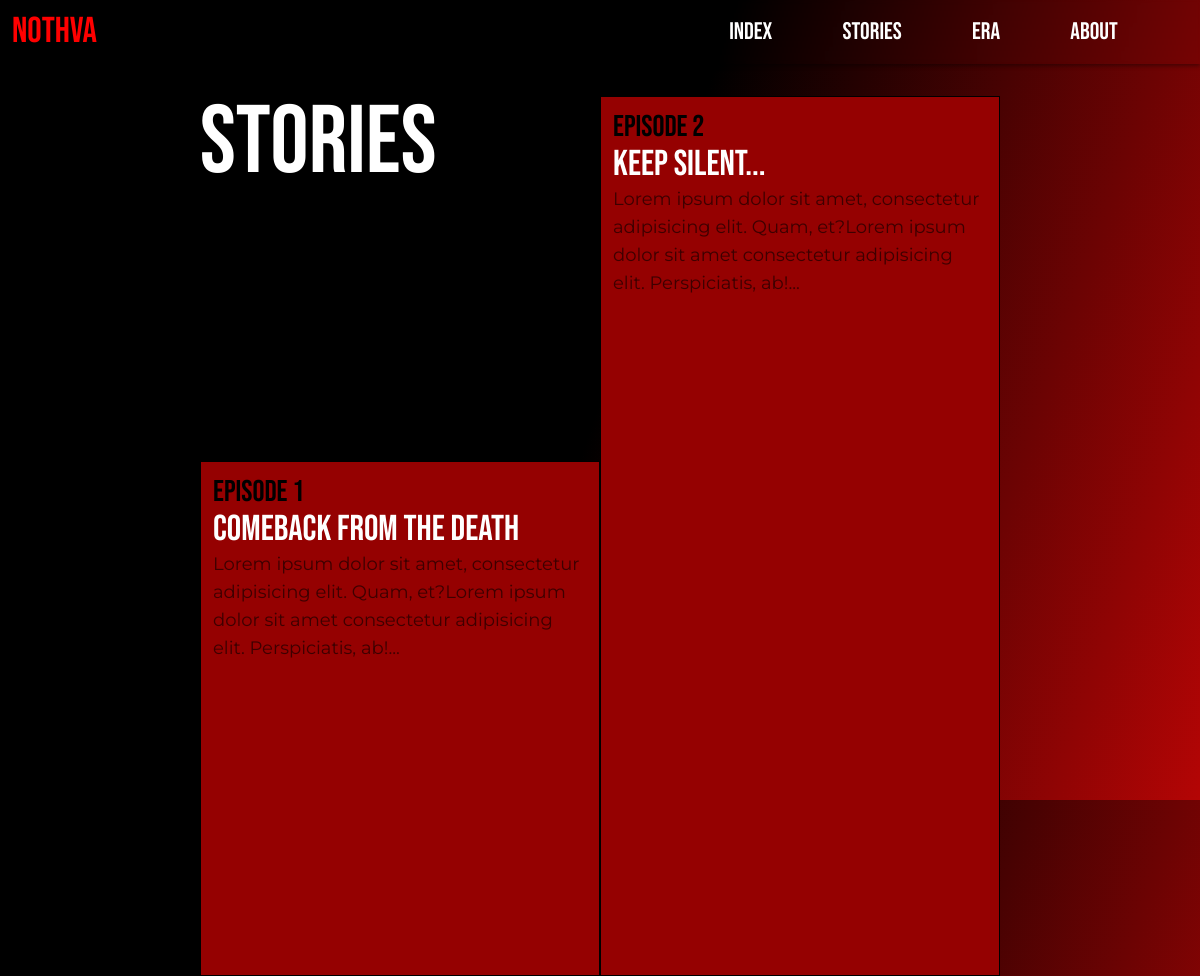
The page /stories.php on the database its author committed.
### tables this page shows
CREATE TABLE `stories` (
  `id` int(11) NOT NULL,
  `title` varchar(255) NOT NULL,
  `body` text NOT NULL,
  `preview` text NOT NULL,
  `episode` int(3) NOT NULL,
  `active` tinyint(1) NOT NULL,
  `created_at` timestamp NOT NULL DEFAULT current_timestamp(),
  `updated_at` timestamp NOT NULL DEFAULT current_timestamp() ON UPDATE current_timestamp()
);

### stories.php (the view, shortened to what this page needs)
<?php include "components/base.php"; include "service/config.php"; ?>
<head>
    <link rel="stylesheet" href="./assets/scss/stories.css">
</head>
<?php if (isset($_GET['episode'])) {
    $episode = $_GET['episode'];
    $astory = $conn->query("SELECT * FROM stories WHERE episode='$episode' AND active='0'");
    if($astory->num_rows > 0){
        $thisstory = $astory->fetch_object();?>
        <section id="stories" class="single-stories mt-24 w-10/12 mx-auto min-h-screen bg-black p-2 border-l border-maroon flex flex-col">
            <div id="stories-header" class="relative">
                <h3 class="text-white">Stories</h3>
                <h1 id="stories-title" class="text-myred2 text-2xl font-bebas md:text-4xl">Episode <?= $thisstory->episode ?> : <span class="text-white"><?= $thisstory->title ?></span></h1>
                <a onClick="javascript:history.go(-1);" class="absolute top-1 right-1 text-white text-sm cursor-pointer md:text-base lg:text-lg">Back</a>
            </div>
            <div id="stories-body" class="mt-10">
                    <p class="text-[13px] text-white md:w-9/12 md:text-sm md:text-base"><?= $thisstory->body ?></p>
                </div>
            </div>
        <script src="./assets/js/astory.js" defer></script>
    <?php
    }else{
        include "pages/404.php";
    } ?>
<?php }else{
    $allstories = $conn->query("SELECT * FROM stories WHERE active='0' ORDER BY episode DESC");
    ?>
<section id="stories" class="pt-24 w-11/12 mx-auto md:w-8/12 min-h-screen grid grid-cols-2 md:flex-row">
    <h1 class="text-white font-bebas text-5xl md:text-7xl lg:text-8xl">Stories</h1>
    <?php
    if ($allstories->num_rows > 0) {
        while ($stories = $allstories->fetch_object()) { ?>
        <a href="./stories.php?episode=<?= $stories->episode ?>" class="stories bg-myred2 border border-black p-3 row-span-<?php echo rand(1, 2) ?> cursor-pointer">
            <h3 class="text-black font-bebas text-xl md:text-2xl lg:text-3xl">Episode <?= $stories->episode ?></h3>
            <h3 class="text-white font-bebas text-2xl md:text-3xl lg:text-4xl"><?= $stories->title ?></h3>
            <h3 class="text-sm text-maroon mb-8 md:text-base lg:text-lg"><?= $stories->preview ?>...</h3>
        </a>
        <?php } } ?>
<?php } ?>
</section>
<?php include "components/footer.php"; ?>

### assets/scss/stories.css (style rules this page uses)
body { background-color: black; background: rgb(110, 0, 0); background: linear-gradient(289deg, rgb(180, 5, 5) 0%, rgb(0, 0, 0) 50%); }

### rows shown on the page
stories: episode "2", title "Keep Silent...", preview "Lorem ipsum dolor sit amet, consectetur adipisicing elit. Quam, et?Lorem ipsum dolor sit amet consectetur adipisicing elit. Perspiciatis, ab!"
stories: episode "1", title "Comeback From The Death", preview "Lorem ipsum dolor sit amet, consectetur adipisicing elit. Quam, et?Lorem ipsum dolor sit amet consectetur adipisicing elit. Perspiciatis, ab!"
